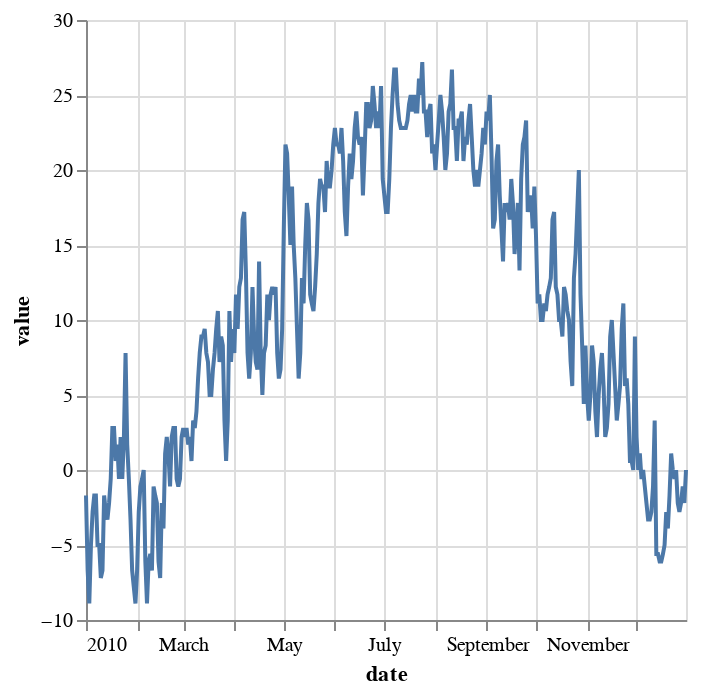

The cell this chart's notebook holds for it:
### Code cell
# as an example, get data from 2010
data2010 = get_temp_year(2010)

(alt.Chart(data2010).encode(x="date", y="value").mark_line())

### Figure 1 — Vega-Lite specification as saved in the notebook (floating-point values rounded to 4 significant figures; data arrays with more than 128 entries replaced by an {"elided": "..."} marker saying what was removed)
{"config": {"view": {"continuousWidth": 300, "continuousHeight": 300}}, "data": {"name": "data-7c22f502f0ff63846b2b439ddcec2727"}, "mark": {"type": "line"}, "encoding": {"x": {"field": "date", "type": "temporal"}, "y": {"field": "value", "type": "quantitative"}}, "$schema": "https://vega.github.io/schema/vega-lite/v5.20.1.json", "datasets": {"data-7c22f502f0ff63846b2b439ddcec2727": {"elided": "365 records"}}}
